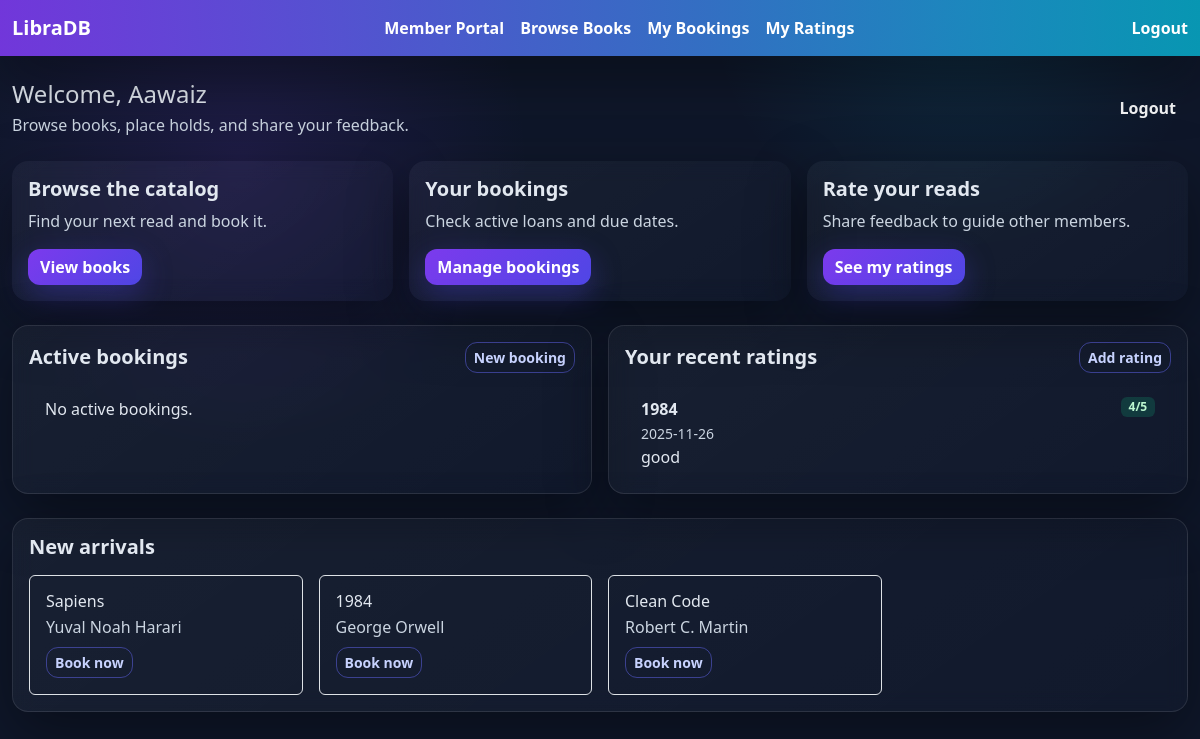
/member (signed in), run on the app's committed database.
### library_app/models.py (models this page shows, shortened)
class TimestampMixin:
    created_at = db.Column(db.DateTime, default=datetime.utcnow)
    updated_at = db.Column(db.DateTime, default=datetime.utcnow, onupdate=datetime.utcnow)

class User(TimestampMixin, db.Model):
    __tablename__ = "users"
    id = db.Column(db.Integer, primary_key=True)
    name = db.Column(db.String(120), nullable=False)
    email = db.Column(db.String(120), unique=True, nullable=False)
    password_hash = db.Column(db.String(255), nullable=False)
    role = db.Column(db.String(20), default="member", nullable=False)
    approved = db.Column(db.Boolean, default=False)
    bookings = db.relationship("Booking", back_populates="user", cascade="all, delete-orphan")
    ratings = db.relationship("Rating", back_populates="user", cascade="all, delete-orphan")

class Rating(TimestampMixin, db.Model):
    __tablename__ = "ratings"
    id = db.Column(db.Integer, primary_key=True)
    score = db.Column(db.Integer, nullable=False)
    comment = db.Column(db.Text)
    user_id = db.Column(db.Integer, db.ForeignKey("users.id"), nullable=False)
    book_id = db.Column(db.Integer, db.ForeignKey("books.id"), nullable=False)
    user = db.relationship("User", back_populates="ratings")
    book = db.relationship("Book", back_populates="ratings")

class Book(TimestampMixin, db.Model):
    __tablename__ = "books"
    id = db.Column(db.Integer, primary_key=True)
    title = db.Column(db.String(200), nullable=False)
    author = db.Column(db.String(120), nullable=False)
    isbn = db.Column(db.String(20), unique=True, nullable=False)
    description = db.Column(db.Text)
    copies_total = db.Column(db.Integer, default=1)
    copies_available = db.Column(db.Integer, default=1)
    category_id = db.Column(db.Integer, db.ForeignKey("categories.id"))
    category = db.relationship("Category", back_populates="books")
    bookings = db.relationship("Booking", back_populates="book", cascade="all, delete-orphan")
    ratings = db.relationship("Rating", back_populates="book", cascade="all, delete-orphan")

### library_app/routes.py (the view)
@bp.route("/member")
def member_portal():
    redirect_response = require_role("member")
    if redirect_response:
        return redirect_response
    member = current_member()
    open_bookings = (
        Booking.query.filter_by(user_id=member.id, returned=False)
        .order_by(Booking.start_date.desc())
        .limit(5)
    )
    recent_ratings = (
        Rating.query.filter_by(user_id=member.id)
        .order_by(Rating.created_at.desc())
        .limit(3)
    )
    suggested_books = Book.query.order_by(Book.created_at.desc()).limit(4)
    return render_template(
        "member/dashboard.html",
        member=member,
        open_bookings=open_bookings,
        recent_ratings=recent_ratings,
        suggested_books=suggested_books,
    )

### library_app/routes.py (called while the page is built)
def current_user() -> User | None:
    user_id = session.get("user_id")
    if not user_id:
        return None
    return User.query.get(user_id)

def current_role() -> str | None:
    user = current_user()
    if user:
        return user.role
    return None

def current_member() -> User | None:
    user = current_user()
    if not user or user.role != "member":
        return None
    return user

def require_role(role: str):
    user = current_user()
    if not user or user.role != role:
        flash("Please log in to access that portal.", "warning")
        return redirect(url_for("library.login", next=request.path))
    if not user.approved:
        session.clear()
        flash("Your account is awaiting librarian approval.", "warning")
        return redirect(url_for("library.login"))
    return None

@bp.app_context_processor
def inject_globals():
    return {
        "active_role": current_role(),
        "active_member": current_member(),
        "active_user": current_user(),
    }

### library_app/templates/member/dashboard.html
{% extends 'base.html' %}
{% block content %}
<div class="d-flex justify-content-between align-items-center mb-4">
  <div>
    <h1 class="h4 mb-1">Welcome, {{ member.name }}</h1>
    <p class="text-muted mb-0">Browse books, place holds, and share your feedback.</p>
  </div>
  <a class="btn btn-outline-light" href="{{ url_for('library.logout') }}">Logout</a>
</div>
<div class="row g-3 mb-4">
  <div class="col-md-4">
    <div class="card h-100 shadow-sm border-0">
      <div class="card-body">
        <h5 class="card-title">Browse the catalog</h5>
        <p class="text-muted">Find your next read and book it.</p>
        <a class="btn btn-primary" href="{{ url_for('library.member_books') }}">View books</a>
      </div>
    </div>
  </div>
  <div class="col-md-4">
    <div class="card h-100 shadow-sm border-0">
      <div class="card-body">
        <h5 class="card-title">Your bookings</h5>
        <p class="text-muted">Check active loans and due dates.</p>
        <a class="btn btn-primary" href="{{ url_for('library.member_bookings') }}">Manage bookings</a>
      </div>
    </div>
  </div>
  <div class="col-md-4">
    <div class="card h-100 shadow-sm border-0">
      <div class="card-body">
        <h5 class="card-title">Rate your reads</h5>
        <p class="text-muted">Share feedback to guide other members.</p>
        <a class="btn btn-primary" href="{{ url_for('library.member_ratings') }}">See my ratings</a>
      </div>
    </div>
  </div>
</div>
<div class="row g-3">
  <div class="col-lg-6">
    <div class="card shadow-sm h-100">
      <div class="card-body">
        <div class="d-flex justify-content-between align-items-center mb-3">
          <h5 class="card-title mb-0">Active bookings</h5>
          <a href="{{ url_for('library.member_create_booking') }}" class="btn btn-sm btn-outline-primary">New booking</a>
        </div>
        <ul class="list-group list-group-flush">
          {% for booking in open_bookings %}
            <li class="list-group-item d-flex justify-content-between">
              <div>
                <strong>{{ booking.book.title }}</strong><br>
                <small class="text-muted">Due {{ booking.end_date.strftime('%Y-%m-%d') }}</small><br>
                {% if not booking.approved %}
                  <span class="badge bg-warning text-dark">Awaiting librarian approval</span>
                {% elif booking.return_requested %}
                  <span class="badge bg-info text-dark">Return requested</span>
                {% endif %}
              </div>
              {% if booking.approved and not booking.returned and not booking.return_requested %}
                <form action="{{ url_for('library.member_return_booking', booking_id=booking.id) }}" method="post">
                  <button class="btn btn-sm btn-success">Mark returned</button>
                </form>
              {% endif %}
            </li>
          {% else %}
            <li class="list-group-item">No active bookings.</li>
          {% endfor %}
        </ul>
      </div>
    </div>
  </div>
  <div class="col-lg-6">
    <div class="card shadow-sm h-100">
      <div class="card-body">
        <div class="d-flex justify-content-between align-items-center mb-3">
          <h5 class="card-title mb-0">Your recent ratings</h5>
          <a href="{{ url_for('library.member_create_rating') }}" class="btn btn-sm btn-outline-primary">Add rating</a>
        </div>
        <ul class="list-group list-group-flush">
          {% for rating in recent_ratings %}
            <li class="list-group-item d-flex justify-content-between">
              <div>
                <strong>{{ rating.book.title }}</strong><br>
                <small class="text-muted">{{ rating.created_at.strftime('%Y-%m-%d') }}</small>
                <p class="mb-0">{{ rating.comment }}</p>
              </div>
              <span class="badge bg-success align-self-start">{{ rating.score }}/5</span>
            </li>
          {% else %}
            <li class="list-group-item">No ratings yet.</li>
          {% endfor %}
        </ul>
      </div>
    </div>
  </div>
</div>
<div class="card shadow-sm mt-4">
  <div class="card-body">
    <h5 class="card-title mb-3">New arrivals</h5>
    <div class="row g-3">
      {% for book in suggested_books %}
        <div class="col-md-6 col-lg-3">
          <div class="border rounded p-3 h-100">
            <h6 class="mb-1">{{ book.title }}</h6>
            <p class="text-muted mb-2">{{ book.author }}</p>
            <a href="{{ url_for('library.member_create_booking') }}?book_id={{ book.id }}" class="btn btn-sm btn-outline-primary">Book now</a>
          </div>
        </div>
      {% else %}
        <div class="col-12"><p class="text-muted mb-0">No books yet.</p></div>
      {% endfor %}
    </div>
  </div>
</div>
{% endblock %}

### library_app/static/css/styles.css (style rules this page uses)
:root { --bg: #0f172a; --panel: rgba(255, 255, 255, 0.08); --card: #0b1224; --text: #e2e8f0; --muted: #cbd5e1; --accent: #7c3aed; --accent-2: #06b6d4; --success: #10b981; --warning: #f59e0b; --danger: #ef4444; --border: rgba(255, 255, 255, 0.1); --shadow: 0 20px 60px rgba(0, 0, 0, 0.4); --radius: 16px; }
* { border-radius: 0; }
body { background: radial-gradient(circle at 20% 20%, rgba(124, 58, 237, 0.14), transparent 25%), radial-gradient(circle at 80% 0%, rgba(6, 182, 212, 0.12), transparent 20%), var(--bg); color: var(--text); min-height: 100vh; }
.card { border: 1px solid var(--border); border-radius: var(--radius); background: linear-gradient(145deg, rgba(255, 255, 255, 0.04), rgba(255, 255, 255, 0.01)); backdrop-filter: blur(10px); color: var(--text); box-shadow: var(--shadow); }
.card .card-title { font-weight: 700; }
.badge.bg-success { background-color: rgba(16, 185, 129, 0.2) !important; color: #bbf7d0 !important; }
.btn { border-radius: 12px; border: none; font-weight: 600; }
.btn-primary { background: linear-gradient(135deg, var(--accent), #4f46e5); box-shadow: 0 10px 30px rgba(79, 70, 229, 0.35); }
.btn-outline-primary { color: #c7d2fe; border: 1px solid rgba(99, 102, 241, 0.5); }
a { color: #a5b4fc; }
.shadow-sm { box-shadow: var(--shadow) !important; }
.list-group-item { background: transparent; border-color: var(--border); color: var(--text); }
.text-muted { color: var(--muted) !important; }

### data on the page
User: name "Aawaiz"
Rating: book "1984", created_at "2025-11-26", comment "good", score "4"
Book: title "Sapiens", author "Yuval Noah Harari"
Book: title "1984", author "George Orwell"
Book: title "Clean Code", author "Robert C. Martin"
